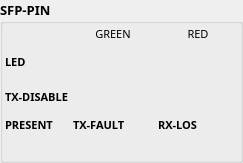
       <widget class="QGroupBox" name="groupBox">
        <property name="font">
         <font>
          <family>Lucida Sans</family>
          <pointsize>10</pointsize>
          <weight>75</weight>
          <bold>true</bold>
         </font>
        </property>
        <property name="title">
         <string>SFP-PIN</string>
        </property>
        <layout class="QGridLayout" name="gridLayout_2">
         <property name="margin">
          <number>2</number>
         </property>
         <property name="spacing">
          <number>5</number>
         </property>
         <item row="4" column="1">
          <widget class="caChoice" name="caChoice_2">
           <property name="sizePolicy">
            <sizepolicy hsizetype="Fixed" vsizetype="Fixed">
             <horstretch>0</horstretch>
             <verstretch>0</verstretch>
            </sizepolicy>
           </property>
           <property name="minimumSize">
            <size>
             <width>80</width>
             <height>30</height>
            </size>
           </property>
           <property name="maximumSize">
            <size>
             <width>16777215</width>
             <height>30</height>
            </size>
           </property>
           <property name="font">
            <font>
             <pointsize>10</pointsize>
            </font>
           </property>
           <property name="channel" stdset="0">
            <string notr="true">$(DEV):$(I2C)-TX-DIS</string>
           </property>
           <property name="foreground">
            <color>
             <red>0</red>
             <green>0</green>
             <blue>0</blue>
            </color>
           </property>
           <property name="background">
            <color>
             <red>187</red>
             <green>193</green>
             <blue>135</blue>
            </color>
           </property>
           <property name="colorMode">
            <enum>caChoice::Static</enum>
           </property>
           <property name="endBit">
            <number>1</number>
           </property>
           <property name="fontScaleMode">
            <enum>EPushButton::Height</enum>
           </property>
          </widget>
         </item>
         <item row="1" column="2">
          <widget class="caChoice" name="caChoice_1">
           <property name="sizePolicy">
            <sizepolicy hsizetype="Fixed" vsizetype="Fixed">
             <horstretch>0</horstretch>
             <verstretch>0</verstretch>
            </sizepolicy>
           </property>
           <property name="minimumSize">
            <size>
             <width>80</width>
             <height>30</height>
            </size>
           </property>
           <property name="maximumSize">
            <size>
             <width>16777215</width>
             <height>30</height>
            </size>
           </property>
           <property name="font">
            <font>
             <pointsize>10</pointsize>
            </font>
           </property>
           <property name="channel" stdset="0">
            <string notr="true">$(DEV):$(I2C)-LED-RED</string>
           </property>
           <property name="foreground">
            <color>
             <red>0</red>
             <green>0</green>
             <blue>0</blue>
            </color>
           </property>
           <property name="background">
            <color>
             <red>187</red>
             <green>193</green>
             <blue>135</blue>
            </color>
           </property>
           <property name="colorMode">
            <enum>caChoice::Static</enum>
           </property>
           <property name="endBit">
            <number>1</number>
           </property>
           <property name="fontScaleMode">
            <enum>EPushButton::Height</enum>
           </property>
          </widget>
         </item>
         <item row="1" column="1">
          <widget class="caChoice" name="caChoice_0">
           <property name="sizePolicy">
            <sizepolicy hsizetype="Fixed" vsizetype="Fixed">
             <horstretch>0</horstretch>
             <verstretch>0</verstretch>
            </sizepolicy>
           </property>
           <property name="minimumSize">
            <size>
             <width>80</width>
             <height>30</height>
            </size>
           </property>
           <property name="maximumSize">
            <size>
             <width>16777215</width>
             <height>30</height>
            </size>
           </property>
           <property name="font">
            <font>
             <pointsize>10</pointsize>
            </font>
           </property>
           <property name="channel" stdset="0">
            <string notr="true">$(DEV):$(I2C)-LED-GREEN</string>
           </property>
           <property name="foreground">
            <color>
             <red>0</red>
             <green>0</green>
             <blue>0</blue>
            </color>
           </property>
           <property name="background">
            <color>
             <red>187</red>
             <green>193</green>
             <blue>135</blue>
            </color>
           </property>
           <property name="colorMode">
            <enum>caChoice::Static</enum>
           </property>
           <property name="endBit">
            <number>1</number>
           </property>
           <property name="fontScaleMode">
            <enum>EPushButton::Height</enum>
           </property>
          </widget>
         </item>
         <item row="1" column="0">
          <widget class="caLabel" name="caLabel_1">
           <property name="sizePolicy">
            <sizepolicy hsizetype="Fixed" vsizetype="Fixed">
             <horstretch>0</horstretch>
             <verstretch>0</verstretch>
            </sizepolicy>
           </property>
           <property name="minimumSize">
            <size>
             <width>40</width>
             <height>15</height>
            </size>
           </property>
           <property name="font">
            <font>
             <family>Lucida Sans</family>
             <pointsize>8</pointsize>
            </font>
           </property>
           <property name="frameShape">
            <enum>QFrame::NoFrame</enum>
           </property>
           <property name="text">
            <string>LED</string>
           </property>
           <property name="alignment">
            <set>Qt::AlignAbsolute|Qt::AlignLeading|Qt::AlignLeft|Qt::AlignVCenter</set>
           </property>
           <property name="fontScaleMode">
            <enum>ESimpleLabel::None</enum>
           </property>
           <property name="foreground">
            <color>
             <red>0</red>
             <green>0</green>
             <blue>0</blue>
            </color>
           </property>
           <property name="background">
            <color alpha="0">
             <red>255</red>
             <green>255</green>
             <blue>255</blue>
            </color>
           </property>
          </widget>
         </item>
         <item row="4" column="0">
          <widget class="caLabel" name="caLabel_4">
           <property name="sizePolicy">
            <sizepolicy hsizetype="Fixed" vsizetype="Fixed">
             <horstretch>0</horstretch>
             <verstretch>0</verstretch>
            </sizepolicy>
           </property>
           <property name="minimumSize">
            <size>
             <width>40</width>
             <height>15</height>
            </size>
           </property>
           <property name="font">
            <font>
             <family>Lucida Sans</family>
             <pointsize>8</pointsize>
            </font>
           </property>
           <property name="frameShape">
            <enum>QFrame::NoFrame</enum>
           </property>
           <property name="text">
            <string>TX-DISABLE</string>
           </property>
           <property name="alignment">
            <set>Qt::AlignAbsolute|Qt::AlignLeading|Qt::AlignLeft|Qt::AlignVCenter</set>
           </property>
           <property name="fontScaleMode">
            <enum>ESimpleLabel::None</enum>
           </property>
           <property name="foreground">
            <color>
             <red>0</red>
             <green>0</green>
             <blue>0</blue>
            </color>
           </property>
           <property name="background">
            <color alpha="0">
             <red>255</red>
             <green>255</green>
             <blue>255</blue>
            </color>
           </property>
          </widget>
         </item>
         <item row="0" column="1">
          <widget class="QLabel" name="label_95">
           <property name="sizePolicy">
            <sizepolicy hsizetype="Preferred" vsizetype="Fixed">
             <horstretch>0</horstretch>
             <verstretch>0</verstretch>
            </sizepolicy>
           </property>
           <property name="minimumSize">
            <size>
             <width>30</width>
             <height>15</height>
            </size>
           </property>
           <property name="font">
            <font>
             <pointsize>8</pointsize>
             <weight>50</weight>
             <bold>false</bold>
            </font>
           </property>
           <property name="text">
            <string>GREEN</string>
           </property>
           <property name="alignment">
            <set>Qt::AlignCenter</set>
           </property>
          </widget>
         </item>
         <item row="0" column="2">
          <widget class="QLabel" name="label_96">
           <property name="sizePolicy">
            <sizepolicy hsizetype="Preferred" vsizetype="Fixed">
             <horstretch>0</horstretch>
             <verstretch>0</verstretch>
            </sizepolicy>
           </property>
           <property name="minimumSize">
            <size>
             <width>30</width>
             <height>15</height>
            </size>
           </property>
           <property name="font">
            <font>
             <pointsize>8</pointsize>
             <weight>50</weight>
             <bold>false</bold>
            </font>
           </property>
           <property name="text">
            <string>RED</string>
           </property>
           <property name="alignment">
            <set>Qt::AlignCenter</set>
           </property>
          </widget>
         </item>
         <item row="5" column="0">
          <widget class="caLabel" name="caLabel_5">
           <property name="sizePolicy">
            <sizepolicy hsizetype="Fixed" vsizetype="Fixed">
             <horstretch>0</horstretch>
             <verstretch>0</verstretch>
            </sizepolicy>
           </property>
           <property name="minimumSize">
            <size>
             <width>40</width>
             <height>15</height>
            </size>
           </property>
           <property name="font">
            <font>
             <family>Lucida Sans</family>
             <pointsize>8</pointsize>
            </font>
           </property>
           <property name="frameShape">
            <enum>QFrame::NoFrame</enum>
           </property>
           <property name="text">
            <string>PRESENT</string>
           </property>
           <property name="alignment">
            <set>Qt::AlignAbsolute|Qt::AlignLeading|Qt::AlignLeft|Qt::AlignVCenter</set>
           </property>
           <property name="fontScaleMode">
            <enum>ESimpleLabel::None</enum>
           </property>
           <property name="foreground">
            <color>
             <red>0</red>
             <green>0</green>
             <blue>0</blue>
            </color>
           </property>
           <property name="background">
            <color alpha="0">
             <red>255</red>
             <green>255</green>
             <blue>255</blue>
            </color>
           </property>
          </widget>
         </item>
         <item row="9" column="0">
          <widget class="caGraphics" name="caGraphics_0">
           <property name="sizePolicy">
            <sizepolicy hsizetype="Fixed" vsizetype="Fixed">
             <horstretch>0</horstretch>
             <verstretch>0</verstretch>
            </sizepolicy>
           </property>
           <property name="minimumSize">
            <size>
             <width>20</width>
             <height>20</height>
            </size>
           </property>
           <property name="foreground">
            <color>
             <red>0</red>
             <green>216</green>
             <blue>0</blue>
            </color>
           </property>
           <property name="linestyle" stdset="0">
            <enum>caGraphics::Solid</enum>
           </property>
           <property name="fillstyle" stdset="0">
            <enum>caGraphics::Filled</enum>
           </property>
           <property name="lineColor">
            <color>
             <red>0</red>
             <green>216</green>
             <blue>0</blue>
            </color>
           </property>
           <property name="visibility">
            <enum>caGraphics::IfZero</enum>
           </property>
           <property name="channel" stdset="0">
            <string notr="true">$(DEV):$(I2C)-PRESENT</string>
           </property>
           <property name="form">
            <enum>caGraphics::Circle</enum>
           </property>
          </widget>
         </item>
         <item row="5" column="1">
          <widget class="caLabel" name="caLabel_8">
           <property name="sizePolicy">
            <sizepolicy hsizetype="Fixed" vsizetype="Fixed">
             <horstretch>0</horstretch>
             <verstretch>0</verstretch>
            </sizepolicy>
           </property>
           <property name="minimumSize">
            <size>
             <width>40</width>
             <height>15</height>
            </size>
           </property>
           <property name="font">
            <font>
             <family>Lucida Sans</family>
             <pointsize>8</pointsize>
            </font>
           </property>
           <property name="frameShape">
            <enum>QFrame::NoFrame</enum>
           </property>
           <property name="text">
            <string>TX-FAULT</string>
           </property>
           <property name="alignment">
            <set>Qt::AlignAbsolute|Qt::AlignLeading|Qt::AlignLeft|Qt::AlignVCenter</set>
           </property>
           <property name="fontScaleMode">
            <enum>ESimpleLabel::None</enum>
           </property>
           <property name="foreground">
            <color>
             <red>0</red>
             <green>0</green>
             <blue>0</blue>
            </color>
           </property>
           <property name="background">
            <color alpha="0">
             <red>255</red>
             <green>255</green>
             <blue>255</blue>
            </color>
           </property>
          </widget>
         </item>
         <item row="9" column="1">
          <widget class="caGraphics" name="caGraphics_1">
           <property name="sizePolicy">
            <sizepolicy hsizetype="Fixed" vsizetype="Fixed">
             <horstretch>0</horstretch>
             <verstretch>0</verstretch>
            </sizepolicy>
           </property>
           <property name="minimumSize">
            <size>
             <width>20</width>
             <height>20</height>
            </size>
           </property>
           <property name="foreground">
            <color>
             <red>255</red>
             <green>0</green>
             <blue>0</blue>
            </color>
           </property>
           <property name="linestyle" stdset="0">
            <enum>caGraphics::Solid</enum>
           </property>
           <property name="fillstyle" stdset="0">
            <enum>caGraphics::Filled</enum>
           </property>
           <property name="lineColor">
            <color>
             <red>0</red>
             <green>216</green>
             <blue>0</blue>
            </color>
           </property>
           <property name="visibility">
            <enum>caGraphics::IfNotZero</enum>
           </property>
           <property name="channel" stdset="0">
            <string notr="true">$(DEV):$(I2C)-TX-FAULT</string>
           </property>
           <property name="form">
            <enum>caGraphics::Circle</enum>
           </property>
          </widget>
         </item>
         <item row="5" column="2">
          <widget class="caLabel" name="caLabel_9">
           <property name="sizePolicy">
            <sizepolicy hsizetype="Fixed" vsizetype="Fixed">
             <horstretch>0</horstretch>
             <verstretch>0</verstretch>
            </sizepolicy>
           </property>
           <property name="minimumSize">
            <size>
             <width>40</width>
             <height>15</height>
            </size>
           </property>
           <property name="font">
            <font>
             <family>Lucida Sans</family>
             <pointsize>8</pointsize>
            </font>
           </property>
           <property name="frameShape">
            <enum>QFrame::NoFrame</enum>
           </property>
           <property name="text">
            <string>RX-LOS</string>
           </property>
           <property name="alignment">
            <set>Qt::AlignLeading|Qt::AlignLeft|Qt::AlignVCenter</set>
           </property>
           <property name="fontScaleMode">
            <enum>ESimpleLabel::None</enum>
           </property>
           <property name="foreground">
            <color>
             <red>0</red>
             <green>0</green>
             <blue>0</blue>
            </color>
           </property>
           <property name="background">
            <color alpha="0">
             <red>255</red>
             <green>255</green>
             <blue>255</blue>
            </color>
           </property>
          </widget>
         </item>
         <item row="9" column="2">
          <widget class="caGraphics" name="caGraphics_2">
           <property name="sizePolicy">
            <sizepolicy hsizetype="Fixed" vsizetype="Fixed">
             <horstretch>0</horstretch>
             <verstretch>0</verstretch>
            </sizepolicy>
           </property>
           <property name="minimumSize">
            <size>
             <width>20</width>
             <height>20</height>
            </size>
           </property>
           <property name="foreground">
            <color>
             <red>255</red>
             <green>0</green>
             <blue>0</blue>
            </color>
           </property>
           <property name="linestyle" stdset="0">
            <enum>caGraphics::Solid</enum>
           </property>
           <property name="fillstyle" stdset="0">
            <enum>caGraphics::Filled</enum>
           </property>
           <property name="lineColor">
            <color>
             <red>85</red>
             <green>255</green>
             <blue>0</blue>
            </color>
           </property>
           <property name="visibility">
            <enum>caGraphics::IfNotZero</enum>
           </property>
           <property name="channel" stdset="0">
            <string notr="true">$(DEV):$(I2C)-RX-LOS</string>
           </property>
           <property name="form">
            <enum>caGraphics::Circle</enum>
           </property>
          </widget>
         </item>
        </layout>
       </widget>
